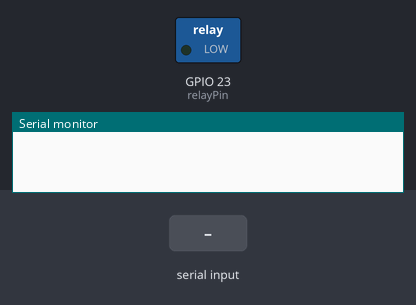
Bench run of a sketch on a simulated ESP32. On the bench: switched loads named in the sketch (green lamp = pin HIGH), the last lines printed to the serial monitor. Inputs (shaded band) come from the test bench.

Above: at 1.2 s.
1.3 s: "H" received over Serial
At 1.9 s:
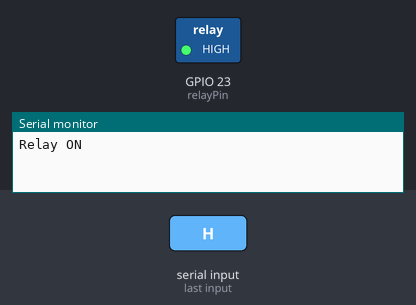
2.8 s: "L" received over Serial
At 3.1 s:
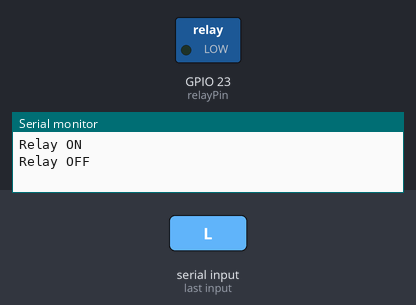
Timing chart, 0 to 5.8 s (numbered marks = the images above; inputs shaded):
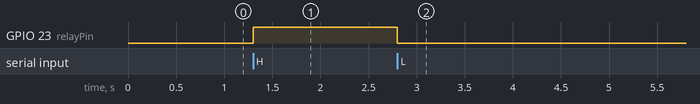

Measured:
- after the input at 1.3 s, GPIO 23 (relayPin): LOW → HIGH at once
- after the input at 2.8 s, GPIO 23 (relayPin): HIGH → LOW at once

The sketch:

esp32_relay_control.ino
```cpp
#include <Arduino.h>

const int relayPin = 23; // Pin connected to the relay module

void setup() {
  Serial.begin(115200); // Initialize Serial communication at 115200 baud
  pinMode(relayPin, OUTPUT);
  digitalWrite(relayPin, LOW); // Start with the relay OFF
}

void loop() {
  if (Serial.available() > 0) {
    char command = Serial.read(); // Read the incoming character

    if (command == 'H') {
      digitalWrite(relayPin, HIGH); // Turn Relay ON
      Serial.println("Relay ON");
    }
    else if (command == 'L') {
      digitalWrite(relayPin, LOW);  // Turn Relay OFF
      Serial.println("Relay OFF");
    }
  }
}
```
